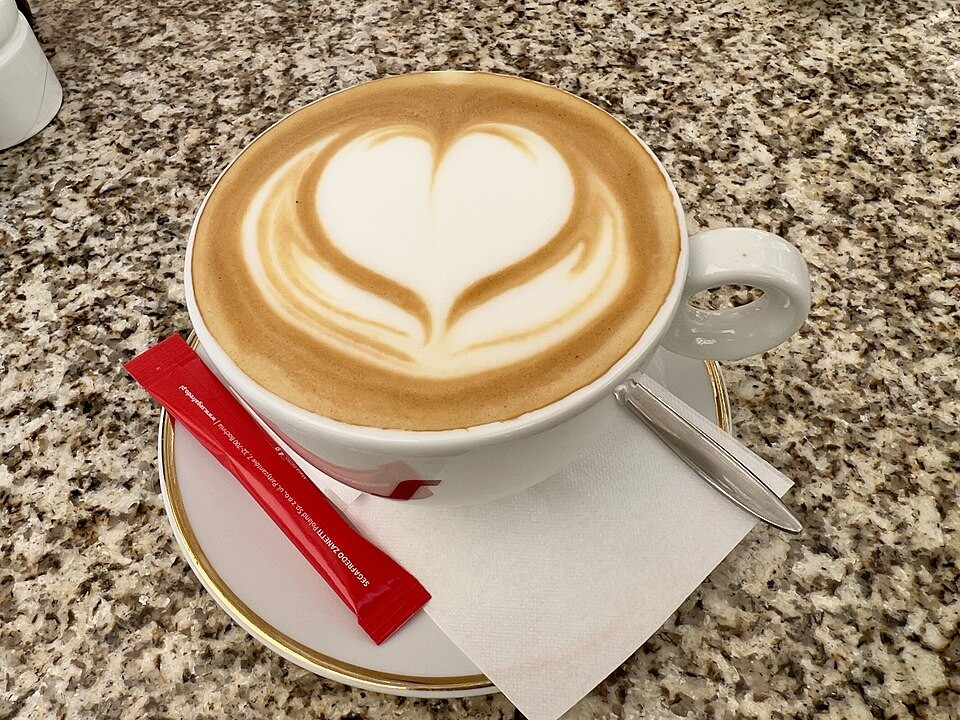
#> input picture samples/01.jpg, 960 x 720 px; its folder holds 4 pictures in this run
$ jupyter execute --allow-errors '첫인상_리포트.ipynb'
#> lines starting #> are read from the running program, lines starting #| are printed output that depends on the picture
# 첫인상 리포트: 피드 캡처로 첫인상 키워드와 개선안 만들기
순천향대학교 AI빅데이터학과 이소미 · LLM 수업 프로젝트

피드 캡처 9장과 소개글을 넣으면, 처음 본 사람이 받을 첫인상 키워드 5개와 근거 사진, 개선안 3개(대표 이미지·색감·소개글)를 만든다. 외모는 평가하지 않는다.

| 단계 | 하는 일 | 수업 | 모델 |
|---|---|---|---|
| [0] 전처리 | 그리드 캡처 → 사진 9장, EXIF 제거 | - | PIL |
| [A] 색감 통계 | 팔레트·밝기·채도·통일감 | - | scikit-learn KMeans |
| [B] 인상 키워드 | 키워드 30개·주제 12개 제로샷 점수 | 9장 | CLIP ViT-B/32 |
| [C] 사진 캡션 | 사진마다 영어 캡션 1줄 | 9장 | BLIP-2 OPT-2.7B (8bit) |
| [D] 소개글 톤 | 임베딩 제로샷 분류 | 4장 | bge-m3 (CPU) |
| [E] 가이드 카드 검색 | BM25 + 벡터 하이브리드, RRF | 8장 | bge-m3 + rank_bm25 |
| [F] 리포트 생성 | ICL 예시 2개 + JSON 출력 | 6장 | EXAONE-3.5-7.8B (4bit) |
| [V] 검증 | 키워드·사진 번호·출처·금지어 점검, 실패 시 규칙 기반 대체 | - | - |
| [G] 목표 인상 | 원하는 인상에 가까운 사진 순서 제안 | 9장 | CLIP 점수 재사용 |

**내 피드로 돌리기:** `samples/` 폴더의 사진을 내 피드 사진 9장(파일 이름 순서 = 그리드 왼쪽 위부터)으로 바꾸고, 아래 설정 셀의 `BIO`를 내 소개글로 바꾼 뒤 처음부터 다시 실행한다.

**데모 사진:** 위키미디어 공용의 자유 라이선스 사진 9장(출처·라이선스는 `samples/credits.csv`).

**GPU 8GB 운용:** CLIP(0.6GB)은 계속 두고, BLIP-2(약 4GB)는 캡션을 뽑은 뒤 내리고, 그다음 EXAONE(약 4.9GB)을 올린다. bge-m3는 CPU에서 돈다. 모델은 메모리에만 두고 디스크에 저장하지 않는다.

[cell 1]
# 실행 환경 설정: 진행 막대가 셀 출력에 쌓이지 않게 끄고, 경로·설정값을 한 곳에 모은다
import os
os.environ["HF_HUB_DISABLE_PROGRESS_BARS"] = "1"
os.environ["TQDM_DISABLE"] = "1"

import gc, json, re, textwrap, time
from collections import Counter
from pathlib import Path

import numpy as np
import pandas as pd
import torch
import matplotlib.pyplot as plt
from PIL import Image, ImageDraw, ImageFont
from IPython.display import display, Markdown

plt.rcParams["font.family"] = "Malgun Gothic"
plt.rcParams["axes.unicode_minus"] = False

ROOT = Path.cwd()
SAMPLE_DIR = ROOT / "samples"     # 내 피드로 돌릴 때는 여기에 사진 9장을 넣는다
OUT_DIR = ROOT / "outputs"
OUT_DIR.mkdir(exist_ok=True)

BIO = "☕🌷✈️ 좋아하는 것들로 채우는 하루 | 커피 · 여행 · 전시"   # 데모 소개글
USE_CAPTION = True               # False면 BLIP-2 단계를 건너뛴다 (빠른 시연용)
TARGET = "전문적인"               # [G] 목표 인상 (키워드 사전의 한국어 라벨)

CLIP_ID = "openai/clip-vit-base-patch32"
BLIP_ID = "Salesforce/blip2-opt-2.7b"
EMBED_ID = "BAAI/bge-m3"
LLM_ID = "LGAI-EXAONE/EXAONE-3.5-7.8B-Instruct"

# [A] 색감 문턱값: 평가용 계정으로 다시 맞출 값
BRIGHT_HI, BRIGHT_LO = 0.70, 0.40
SAT_LO, SAT_HI = 0.25, 0.55
UNITY_HI, UNITY_LO = 0.60, 0.35

# 외모 관련 금지어: 리포트에 나오면 다시 생성하거나 규칙 문장으로 바꾼다
BANNED = ["외모", "얼굴", "몸매", "체형", "피부", "잘생", "날씬", "뚱뚱", "미모", "몸무게", "키가", "나이"]
# 소개글에 직무 키워드가 있는지 볼 단어
JOB_WORDS = ["마케팅", "마케터", "기획", "브랜딩", "콘텐츠", "디자인", "디자이너", "개발", "데이터",
             "포트폴리오", "인턴", "취준", "전공", "광고", "영상", "에디터"]

#> (the rest of this cell did not finish here and is left out)

## [0] 전처리: 그리드 캡처를 사진 9장으로
사용자는 프로필 화면의 그리드 부분만 캡처해서 올린다고 가정한다. 데모에서는 샘플 사진 9장으로 인스타그램처럼 4:5 칸 그리드 캡처를 만든 다음, 그것을 다시 9칸으로 잘라 파이프라인 입력으로 쓴다.

- 가로·세로 3등분 후 칸 가장자리 2%를 잘라 흰 여백을 없앤다.
- 픽셀만 새 이미지로 복사해 EXIF(위치 정보 등)를 떼어 낸다.
- 사진 번호는 그리드 왼쪽 위부터 1~9.

[cell 2]
def clean(img, long_side=512):
    """RGB로 바꾸고 긴 변을 줄인 뒤, 픽셀만 새 이미지로 복사해 EXIF를 떼어 낸다."""
    img = img.convert("RGB")
    img.thumbnail((long_side, long_side))
    return Image.fromarray(np.asarray(img))


def load_folder(folder, limit=9):
#> called with limit = 9
    exts = {".jpg", ".jpeg", ".png", ".webp"}
    files = sorted(p for p in Path(folder).iterdir() if p.suffix.lower() in exts)[:limit]
    for p in files:
        if p.stat().st_size > 10 * 2**20:
            raise ValueError(f"{p.name}: 10MB가 넘는 파일은 받지 않습니다")
    if not files:
        raise FileNotFoundError(f"{folder}에 사진이 없습니다")
    return [clean(Image.open(p)) for p in files]
#> in clean, img is the input picture: PIL image 960x720 RGB; mean R, G, B 169.1, 145, 119.6
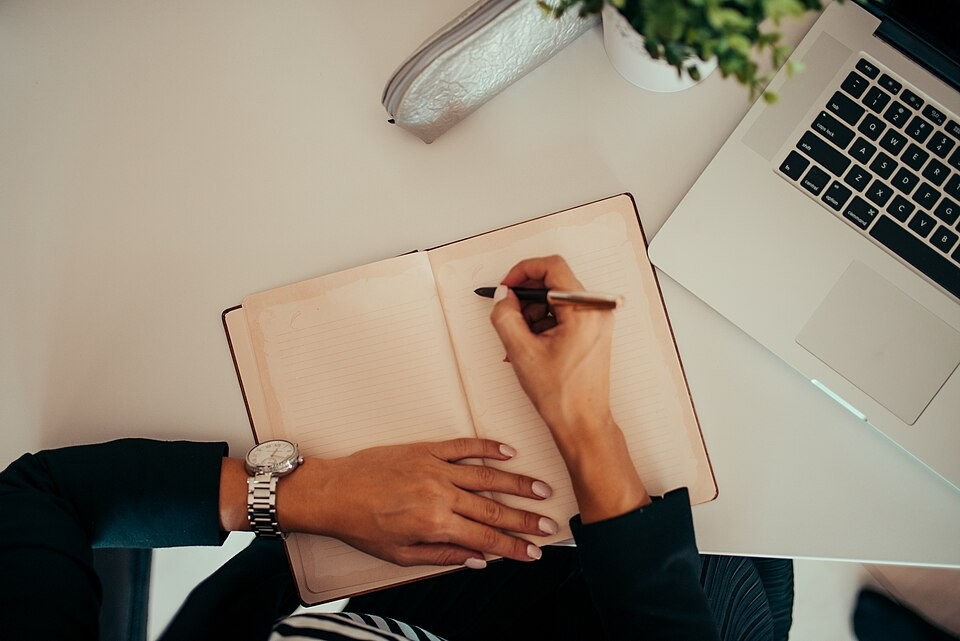
#> input picture samples/02.jpg, 960 x 641 px
#> in clean, img is the input picture: PIL image 960x641 RGB; mean R, G, B 145.6, 133, 117.1
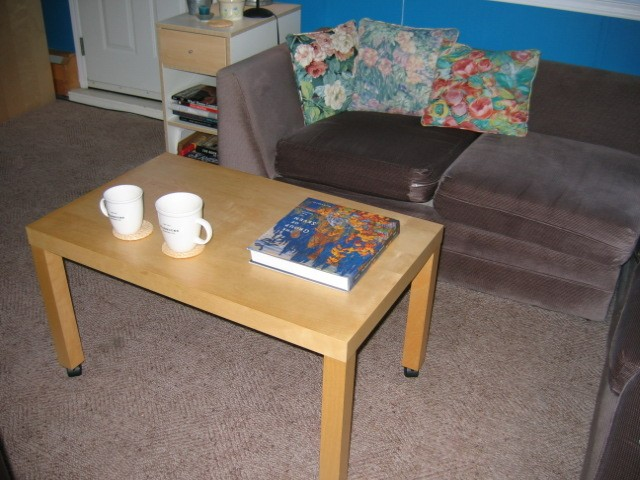
#> input picture samples/03.jpg, 640 x 480 px
#> in clean, img is the input picture: PIL image 640x480 RGB; mean R, G, B 115.6, 105.1, 96.9
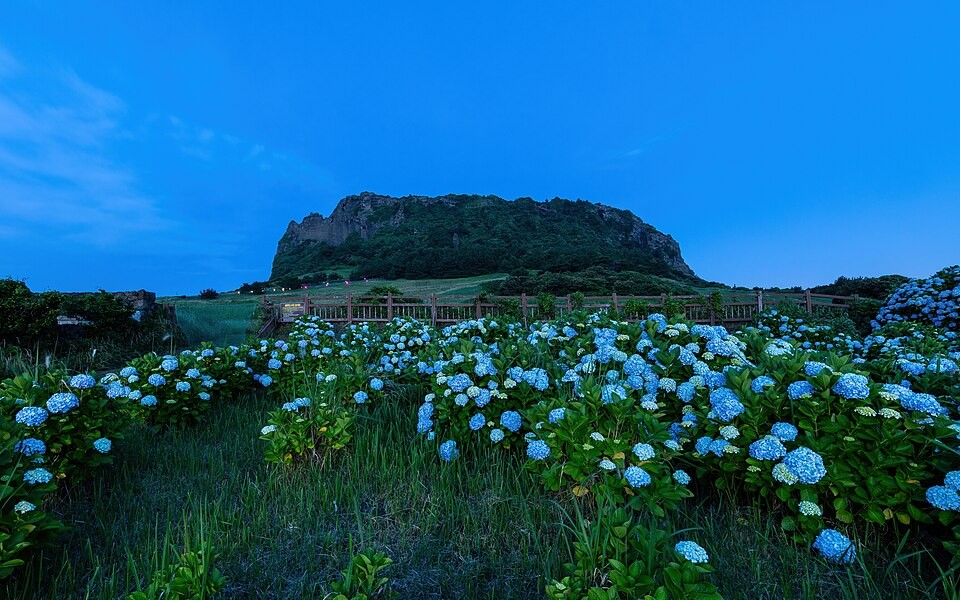
#> input picture samples/04.jpg, 960 x 600 px
#> in clean, img is the input picture: PIL image 960x600 RGB; mean R, G, B 23.4, 95.1, 135


def make_grid(images, w=300, gap=3):
    """데모용: 사진 9장을 4:5 칸 3×3 그리드 캡처 한 장으로 만든다 (가운데 기준으로 잘라냄)."""
    h = w * 5 // 4
    grid = Image.new("RGB", (3 * w + 2 * gap, 3 * h + 2 * gap), "white")
    for i, im in enumerate(images[:9]):
        s = min(im.width / w, im.height / h)
        cw, ch = int(w * s), int(h * s)
        left, top = (im.width - cw) // 2, (im.height - ch) // 2
        tile = im.crop((left, top, left + cw, top + ch)).resize((w, h))
        grid.paste(tile, ((i % 3) * (w + gap), (i // 3) * (h + gap)))
    return grid


# [10 lines left out: function split_grid, not called in this run]


raw = load_folder(SAMPLE_DIR)
#> raw = 4 items
capture = make_grid(raw)                                    # 사용자가 올리는 '피드 캡처' 역할
#> the loop in make_grid, `for i, im in enumerate(images[:9]):` made 4 passes
#> (s, cw, ch, left) on passes 1 to 4: (1.02, 307, 384, 102), (0.912, 273, 342, 119), (1.02, 307, 384, 102), (0.853, 256, 320, 128)
#> pass 1, in make_grid, `tile = im.crop((left, top, left + cw, top + ch)).resize((w, h))`:
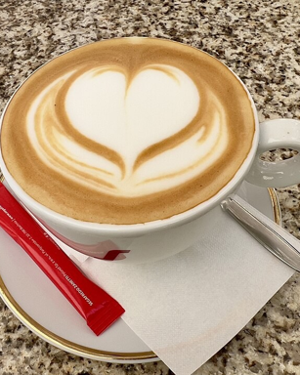
#> tile: PIL image 300x375 RGB; mean R, G, B 183.6, 156.2, 129
#> pass 2, in make_grid, `tile = im.crop((left, top, left + cw, top + ch)).resize((w, h))`:
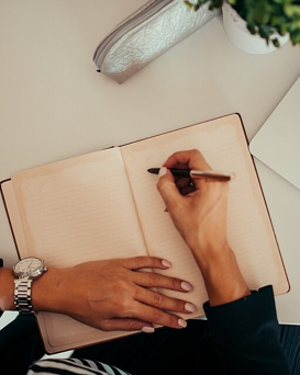
#> tile: PIL image 300x375 RGB; mean R, G, B 156.1, 135.6, 116.4
#> pass 3, in make_grid, `tile = im.crop((left, top, left + cw, top + ch)).resize((w, h))`:
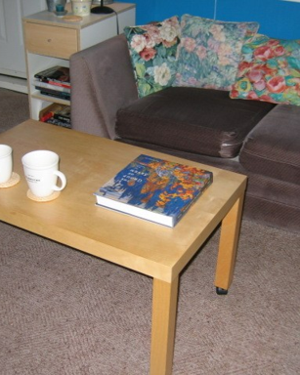
#> tile: PIL image 300x375 RGB; mean R, G, B 130.7, 118.1, 106.9
#> (the rest of the program and of its run is left out)
